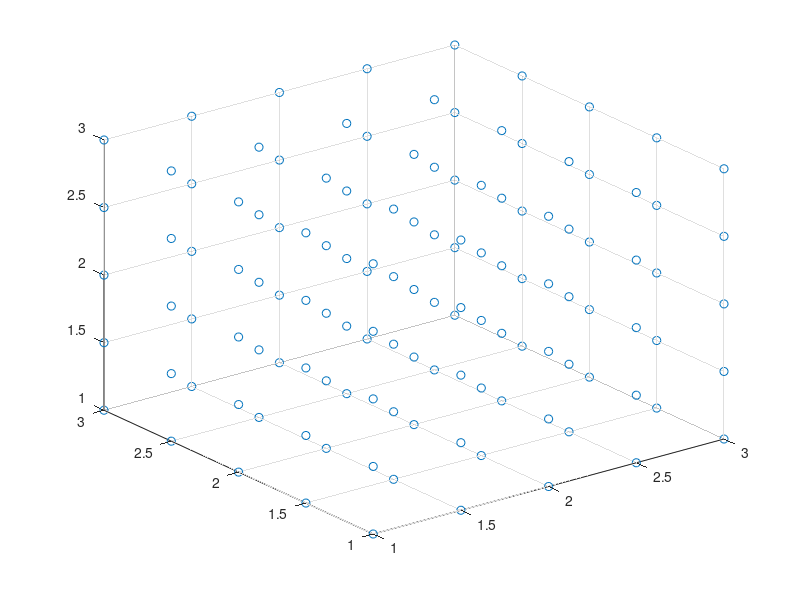

Recreate this plot in MATLAB.
clc;
clear all;
close all;

width = 3;
height = 3;
depth = 3;
step = 0.5;

% vertex container
vertex = zeros(1,3);
vertices = zeros(1,3);

disp('create vertices');
for x = 1:step:width
  for y = 1:step:height
    for z = 1:step:depth
      vertex = [x,y,z];
      vertices = vertcat(vertices, vertex);
%      v_idx = v_idx + 1;
    end
  end
end
vertices = vertices(2:end,:);
disp('done');
figure('Name','GRID3D');
scatter3(vertices(:,1), vertices(:,2), vertices(:,3));

num_vertices = size(vertices,1);

